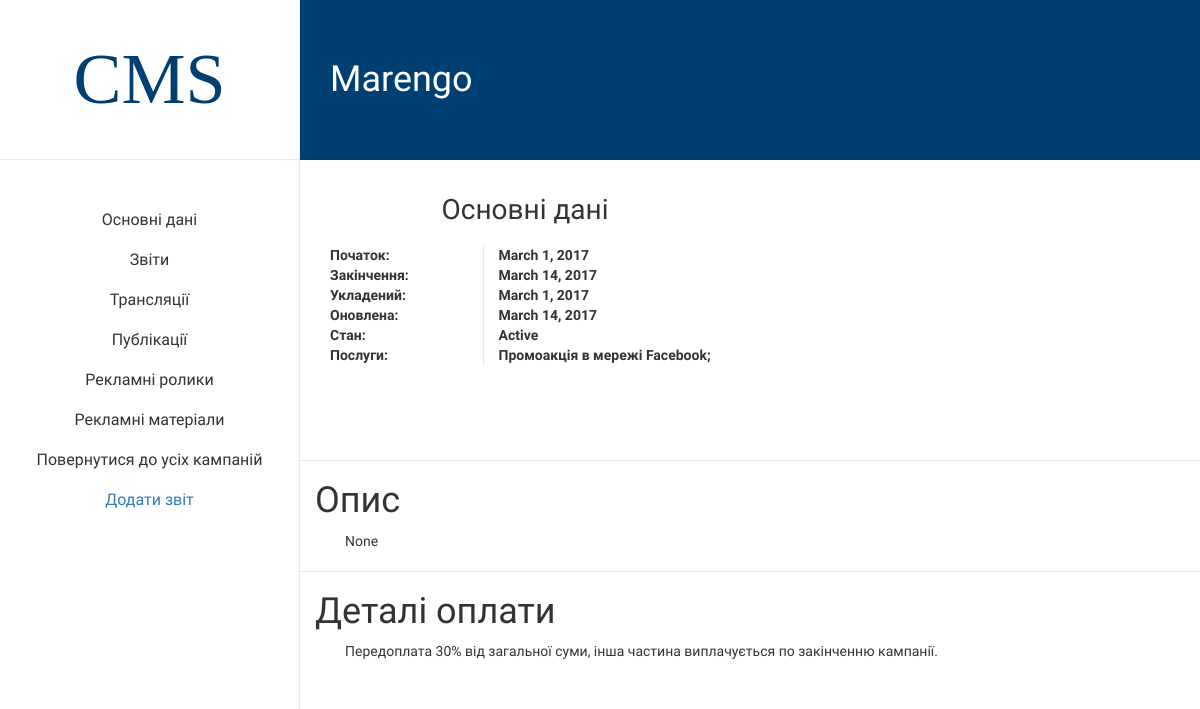
Screenshot of /api/analyst/campaign/3/ (signed in) with the database file from the repository.
### mainapp/models.py (models this page shows, shortened)
class Campaign(models.Model):
    subject = models.CharField(max_length=100)
    description = models.TextField(null=True)
    paymentDetails = models.TextField()
    signDate = models.DateField(null=True)
    startDate = models.DateField()
    endDate = models.DateField(null=True)
    moneySpent = models.DecimalField(max_digits=12, decimal_places=2, null=True)
    plannedBudget = models.DecimalField(max_digits=12, decimal_places=2)
    state = models.CharField(max_length=45)
    lastUpdateDate = models.DateField()
    client = models.ForeignKey(Client)
    employee = models.ForeignKey(Employee, null=True)
    service = models.ManyToManyField(Service)

class Service(models.Model):
    name = models.CharField(max_length=200)
    description = models.TextField()
    price = models.DecimalField(max_digits=12, decimal_places=2)

### mainapp/views.py (the view)
# urls.py: url(r'^analyst/campaign/(?P<pk>[0-9]+)/$', AnalystCampaignDetailView.as_view()),
class AnalystCampaignDetailView(LoginRequiredMixin, DetailView):
    model = Campaign
    template_name = "mainapp/CampaignForAnalist.html"
    def get_queryset(self):
        queryset = super(AnalystCampaignDetailView, self).get_queryset()
        return queryset.filter(state="Active")
    def get_context_data(self, **kwargs):
        context = super(AnalystCampaignDetailView, self).get_context_data(**kwargs)
        context['reports'] = Report.objects.filter(campaign=self.get_object())
        context['broadcasts'] = Broadcast.objects.raw(
            "Select mainapp_broadcast.id, period, times, startDate, endDate, price, channel_id, mainapp_rtvresource.SKU, mainapp_rtvresource.duaration From mainapp_broadcast INNER JOIN mainapp_rtvresource ON mainapp_broadcast.tvResource_id = mainapp_rtvresource.id Where tvResource_id in (Select id From mainapp_rtvresource Where mainapp_rtvresource.campaign_id = " +
            self.kwargs['pk'] + ")")
        context['publications'] = Published.objects.raw(
            "Select mainapp_published.id, month, year, amount, price, mainapp_nontvresource.SKU, mainapp_nontvresource.type, mainapp_nontvresource.formfactor, mainapp_advertisingplace.name, mainapp_advertisingplace.town, mainapp_advertisingplace.type From (mainapp_published INNER JOIN mainapp_nontvresource ON mainapp_published.nonTVResourse_id = mainapp_nontvresource.id) INNER JOIN mainapp_advertisingplace ON mainapp_published.advertisingPlace_id = mainapp_advertisingplace.name  Where nonTVResourse_id in (Select id From mainapp_nontvresource Where mainapp_nontvresource.campaign_id = " +
            self.kwargs['pk'] + ")")
        context['tvresourses'] = RTVResource.objects.filter(campaign=self.get_object())
        context['nontvresourses'] = NonTVResource.objects.filter(campaign=self.get_object())
        return context

### mainapp/templates/mainapp/CampaignForAnalist.html (shortened to what this page needs)
<!DOCTYPE html>
<html lang="en">
<head>
    {% load staticfiles %}
    <link rel="stylesheet" href="{% static 'mainapp/css/campaign.css' %}" type="text/css">
    <link rel="stylesheet" href="https://maxcdn.bootstrapcdn.com/bootstrap/3.3.7/css/bootstrap.min.css">
</head>
<body>
<div class="main-block-wrapper container-fluid">
    <div class="menu-coloumn col-xs-3 col-md-3">
        <div class="icon-place">
            <div class="title-wrapper">CMS</div>
        </div>
         <div class="manu-items">
             <div id="main-info-click" class="item"><span class="title">Основні дані</span></div>
             <div id="reports-click" class="item"><span class="title">Звіти</span></div>
             <div id="broadcasts-click" class="item"><span class="title">Трансляції</span></div>
             <div id="publishes-click" class="item"><span class="title">Публікації</span></div>
             <div id="videos-click" class="item"><span class="title">Рекламні ролики</span></div>
             <div id="advmaterials-click" class="item"><span class="title">Рекламні матеріали</span></div>
             <div id="back-click" class="item"><span class="title">Повернутися до усіх кампаній</span></div>
             <a href="/api/report/new/{{ campaign.id }}"><div id="add-report-click" class="item"><span class="title">Додати звіт</span></div></a>
         </div>
    </div>
    <div  class="main-block col-xs-9 col-md-9">
        <div id="header"   class="title-place"><span class="campain-title">{{ campaign.subject }}</span></div>
        <div id="main-info" class="block chart-block-wrapper" >
            <div class="col-xs-12 col-md-6 campain-main-info">
                <h1 class="campain-main-info-title">Основні дані</h1>
                <div class="campain-main-info-block">
                    <table>
                         <tr>
                            <th class="th-title">Початок:</th>
                            <th class="th-val">{{ campaign.startDate }}</th>
                        </tr>
                         <tr>
                            <th class="th-title">Закінчення:</th>
                            <th class="th-val">{{ campaign.endDate }}</th>
                        </tr>
                         <tr>
                            <th class="th-title">Укладений:</th>
                            <th class="th-val">{{ campaign.signDate }}</th>
                        </tr>
                        <tr>
                            <th class="th-title">Оновлена:</th>
                            <th class="th-val">{{ campaign.lastUpdateDate }}</th>
                        </tr>
                        <tr>
                            <th class="th-title">Стан:</th>
                            <th class="th-val">{{ campaign.state }}</th>
                        </tr>
                        <tr>
                            <th class="th-title">Послуги:</th>
                            <th class="th-val">
                            {% for service in campaign.service.all %}
                                {{ service.name }}; <br>
                            {% endfor %}
                            </th>
                        </tr>
                    </table>
             </div>
            </div>
            <div class="col-xs-12 col-md-6 chart-block-wrapper">
                <div id="piechart"></div>
            </div>
            <div class="campaign-big-block col-xs-12">
                <h1>Опис</h1>
                <div class="campaign-big-block-content" >{{ campaign.description }}</div>
            </div>
            <div class="campaign-big-block col-xs-12 col-md-12">
                <h1>Деталі оплати</h1>
                <div class="campaign-big-block-content" > {{ campaign.paymentDetails }}</div>
            </div>
        </div>
    </div>
</div>
</body>
</html>

### mainapp/static/mainapp/css/campaign.css (style rules this page uses)
body { padding: 0px; margin: 0px; }
.main-block-wrapper { padding: 0px!important; }
.menu-coloumn { position: fixed; height: 100vh;%; padding: 0px!important; border-right: 1px solid #e8e8e8; }
.icon-place { width: 100%; height: 20vh; padding: 15px; display: table; border-bottom: 1px solid #e8e8e8; }
.title-wrapper { width: 100%; height: 100%; padding: 0px; text-align: center; color: #003F72; font-size: 6vw; display: table-cell; vertical-align: middle; font-family: 'Droid Serif', serif; }
.manu-items { padding-top: 5vh; width: 100%; }
.item { height: 40px; width: 100%; text-align: center; display: table; cursor: pointer; }
.title { display: table-cell; vertical-align: middle; text-align: center; font-size: 16px; font-family: 'PT Sans', sans-serif; font-weight: 500; cursor: pointer; }
.main-block { height: 100%; padding: 0px!important; }
.title-place { width: 100%; height: 20vh; text-align: center; background-color: #003F72; display: table; }
.campain-title { width: 100%; height: 100%; padding: 30px; text-align: left; color: white; font-size: 3vw; font-family: 'PT Sans', sans-serif; display: table-cell; vertical-align: middle; }
.chart-block-wrapper { padding: 0px; background-color: white; z-index: 100; }
#piechart { width: 100%; min-height: 300px; z-index: 1; }
.campain-main-info { padding: 15px; min-height: 300px; z-index: 100; }
.campain-main-info-title { width: 100%; height: 40px; font-size: 28px; text-align: center; font-family: 'PT Sans', sans-serif; }
table { width: 100%; padding: 20px; }
tr { width: 100%; }
.th-title { width: 40%; padding-left: 15px; border-right: 1px solid #e8e8e8; font-family: 'PT Sans', sans-serif; }
.th-val { width: 60%; padding-left: 15px; font-family: 'PT Sans', sans-serif; }
.campaign-big-block { padding-left: 40px; padding-bottom: 20px; font-family: 'PT Sans', sans-serif; border-top: 1px solid #e8e8e8; }
.campaign-big-block-content { padding-left: 30px; padding-right: 30px; }

### rows the page displays
Campaign: subject "Marengo", startDate "March 1, 2017", endDate "March 14, 2017", signDate "March 1, 2017", lastUpdateDate "March 14, 2017", state "Active", description "None", paymentDetails "Передоплата 30% від загальної суми, інша частина виплачується по закінченню кампанії."
Service: name "Промоакція в мережі Facebook"
